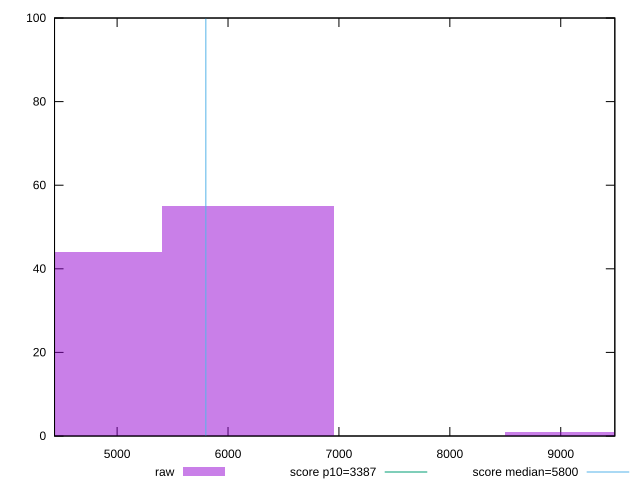

Reproduce this figure in gnuplot.
reset

$raw <<EOF
9270.510727180286 1
6180.340484786858 55
4635.255363590143 44
EOF

set key outside below
set boxwidth 1545.0851211967145
set xrange [4435.740129810638:9487.57685572942]
set yrange [0:100]
set trange [0:100]
set style fill transparent solid 0.5 noborder

set parametric
set terminal svg size 640, 490 enhanced background rgb 'white'
set output "report_0_00242021-02-20T12:25:28.543Z/speed-index/samples/pages+cached/raw/histogram.svg"

plot $raw title "raw" with boxes, \
     3387,t title "score p10=3387", \
     5800,t title "score median=5800"

reset
